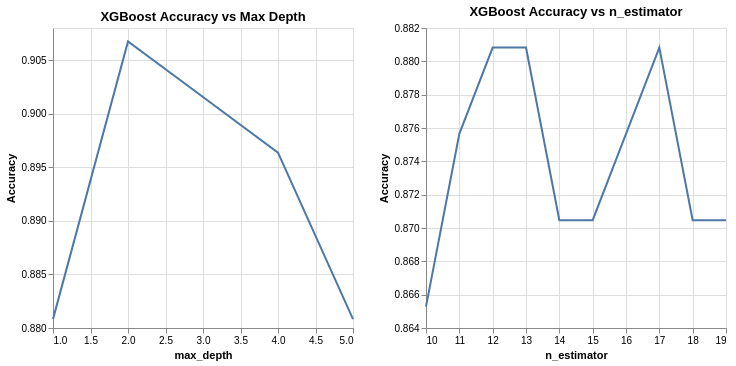

Notebook cell for this chart:
### Markdown cell above
### Accuracy vs n_estimators

### Code cell
xgb_estimate_chart = alt.Chart(xgb["n_estimate_df"]).mark_line().encode(
    alt.X("n_estimator", scale=alt.Scale(zero=False)),
    alt.Y("Accuracy", scale=alt.Scale(zero=False)),
    tooltip=["n_estimator", "Accuracy"]
).properties(title="XGBoost Accuracy vs n_estimator")

xgb_depth_chart | xgb_estimate_chart

### Figure 1 — Vega-Lite specification as saved in the notebook (floating-point values rounded to 4 significant figures)
{"config": {"view": {"continuousWidth": 300, "continuousHeight": 300}}, "hconcat": [{"data": {"name": "data-b8e976e0337afff260d5bc5ff3ab789d"}, "mark": {"type": "line"}, "encoding": {"tooltip": [{"field": "max_depth", "type": "quantitative"}, {"field": "Accuracy", "type": "quantitative"}], "x": {"field": "max_depth", "scale": {"zero": false}, "type": "quantitative"}, "y": {"field": "Accuracy", "scale": {"zero": false}, "type": "quantitative"}}, "title": "XGBoost Accuracy vs Max Depth"}, {"data": {"name": "data-1108fc9f512c0fc67bc75551dd112b61"}, "mark": {"type": "line"}, "encoding": {"tooltip": [{"field": "n_estimator", "type": "quantitative"}, {"field": "Accuracy", "type": "quantitative"}], "x": {"field": "n_estimator", "scale": {"zero": false}, "type": "quantitative"}, "y": {"field": "Accuracy", "scale": {"zero": false}, "type": "quantitative"}}, "title": "XGBoost Accuracy vs n_estimator"}], "$schema": "https://vega.github.io/schema/vega-lite/v6.1.0.json", "datasets": {"data-b8e976e0337afff260d5bc5ff3ab789d": [{"max_depth": 1, "Accuracy": 0.8808}, {"max_depth": 2, "Accuracy": 0.9067}, {"max_depth": 3, "Accuracy": 0.9016}, {"max_depth": 4, "Accuracy": 0.8964}, {"max_depth": 5, "Accuracy": 0.8808}], "data-1108fc9f512c0fc67bc75551dd112b61": [{"n_estimator": 10, "Accuracy": 0.8653}, {"n_estimator": 11, "Accuracy": 0.8756}, {"n_estimator": 12, "Accuracy": 0.8808}, {"n_estimator": 13, "Accuracy": 0.8808}, {"n_estimator": 14, "Accuracy": 0.8705}, {"n_estimator": 15, "Accuracy": 0.8705}, {"n_estimator": 16, "Accuracy": 0.8756}, {"n_estimator": 17, "Accuracy": 0.8808}, {"n_estimator": 18, "Accuracy": 0.8705}, {"n_estimator": 19, "Accuracy": 0.8705}]}}
